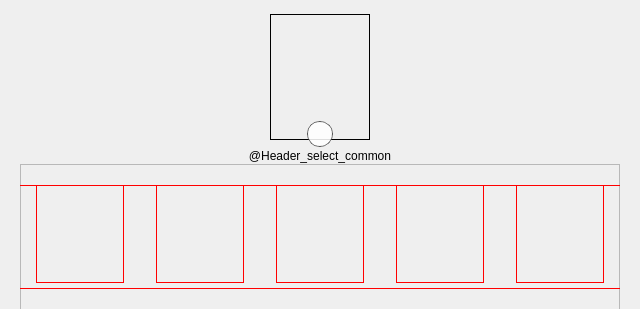
<?xml version="1.0" encoding="UTF-8"?>
<ui version="4.0">
 <class>SelectAvatar</class>
 <widget class="QWidget" name="SelectAvatar">
  <property name="geometry">
   <rect>
    <x>0</x>
    <y>0</y>
    <width>640</width>
    <height>309</height>
   </rect>
  </property>
  <property name="minimumSize">
   <size>
    <width>640</width>
    <height>309</height>
   </size>
  </property>
  <property name="maximumSize">
   <size>
    <width>640</width>
    <height>309</height>
   </size>
  </property>
  <widget class="QPushButton" name="bttn_prev">
   <property name="geometry">
    <rect>
     <x>10</x>
     <y>212</y>
     <width>24</width>
     <height>48</height>
    </rect>
   </property>
   <property name="minimumSize">
    <size>
     <width>24</width>
     <height>48</height>
    </size>
   </property>
   <property name="maximumSize">
    <size>
     <width>24</width>
     <height>48</height>
    </size>
   </property>
   <property name="cursor">
    <cursorShape>PointingHandCursor</cursorShape>
   </property>
   <property name="toolTip">
    <string>@Tooltip_Avatar_choose_left_94</string>
   </property>
   <property name="styleSheet">
    <string notr="true">QAbstractButton {
    border: none;
}</string>
   </property>
   <property name="text">
    <string/>
   </property>
   <property name="icon">
    <iconset resource="../resources.qrc">
     <normaloff>:/textures/Common/buttons/bttn_arrow_left.png</normaloff>:/textures/Common/buttons/bttn_arrow_left.png</iconset>
   </property>
   <property name="iconSize">
    <size>
     <width>14</width>
     <height>28</height>
    </size>
   </property>
   <property name="shortcut">
    <string notr="true">Ctrl+Left</string>
   </property>
   <property name="flat">
    <bool>true</bool>
   </property>
  </widget>
  <widget class="QPushButton" name="bttn_next">
   <property name="geometry">
    <rect>
     <x>607</x>
     <y>212</y>
     <width>24</width>
     <height>48</height>
    </rect>
   </property>
   <property name="minimumSize">
    <size>
     <width>24</width>
     <height>48</height>
    </size>
   </property>
   <property name="maximumSize">
    <size>
     <width>24</width>
     <height>48</height>
    </size>
   </property>
   <property name="cursor">
    <cursorShape>PointingHandCursor</cursorShape>
   </property>
   <property name="toolTip">
    <string>@Tooltip_Avatar_choose_right_95</string>
   </property>
   <property name="styleSheet">
    <string notr="true">QAbstractButton {
    border: none;
}

</string>
   </property>
   <property name="text">
    <string/>
   </property>
   <property name="icon">
    <iconset resource="../resources.qrc">
     <normaloff>:/textures/Common/buttons/bttn_arrow_right.png</normaloff>:/textures/Common/buttons/bttn_arrow_right.png</iconset>
   </property>
   <property name="iconSize">
    <size>
     <width>14</width>
     <height>28</height>
    </size>
   </property>
   <property name="shortcut">
    <string notr="true">Ctrl+Right</string>
   </property>
   <property name="flat">
    <bool>true</bool>
   </property>
  </widget>
  <widget class="QFrame" name="avatarsListViewport">
   <property name="geometry">
    <rect>
     <x>20</x>
     <y>164</y>
     <width>600</width>
     <height>146</height>
    </rect>
   </property>
   <property name="minimumSize">
    <size>
     <width>600</width>
     <height>146</height>
    </size>
   </property>
   <property name="maximumSize">
    <size>
     <width>600</width>
     <height>146</height>
    </size>
   </property>
   <property name="frameShape">
    <enum>QFrame::StyledPanel</enum>
   </property>
   <property name="frameShadow">
    <enum>QFrame::Raised</enum>
   </property>
   <widget class="AvatarsListWidget" name="avatarsLstPage" native="true">
    <property name="geometry">
     <rect>
      <x>-120</x>
      <y>0</y>
      <width>840</width>
      <height>146</height>
     </rect>
    </property>
    <property name="minimumSize">
     <size>
      <width>840</width>
      <height>146</height>
     </size>
    </property>
    <property name="maximumSize">
     <size>
      <width>840</width>
      <height>146</height>
     </size>
    </property>
    <property name="mouseTracking">
     <bool>true</bool>
    </property>
    <property name="focusPolicy">
     <enum>Qt::StrongFocus</enum>
    </property>
    <property name="styleSheet">
     <string notr="true">.QWidget {
    border: 1px solid red;
	image: url(:/textures/Common/icons/icon_avatar_cap.png);
    margin: 21px 16px 21px 16px;
}</string>
    </property>
    <widget class="ns_widget::ProfilePicture" name="item_1" native="true">
     <property name="geometry">
      <rect>
       <x>120</x>
       <y>0</y>
       <width>120</width>
       <height>140</height>
      </rect>
     </property>
     <property name="minimumSize">
      <size>
       <width>120</width>
       <height>140</height>
      </size>
     </property>
     <property name="maximumSize">
      <size>
       <width>120</width>
       <height>140</height>
      </size>
     </property>
     <property name="mouseTracking">
      <bool>true</bool>
     </property>
     <property name="focusPolicy">
      <enum>Qt::StrongFocus</enum>
     </property>
    </widget>
    <widget class="ns_widget::ProfilePicture" name="item_2" native="true">
     <property name="geometry">
      <rect>
       <x>240</x>
       <y>0</y>
       <width>120</width>
       <height>140</height>
      </rect>
     </property>
     <property name="minimumSize">
      <size>
       <width>120</width>
       <height>140</height>
      </size>
     </property>
     <property name="maximumSize">
      <size>
       <width>120</width>
       <height>140</height>
      </size>
     </property>
     <property name="mouseTracking">
      <bool>true</bool>
     </property>
     <property name="focusPolicy">
      <enum>Qt::StrongFocus</enum>
     </property>
    </widget>
    <widget class="ns_widget::ProfilePicture" name="item_4" native="true">
     <property name="geometry">
      <rect>
       <x>480</x>
       <y>0</y>
       <width>120</width>
       <height>140</height>
      </rect>
     </property>
     <property name="minimumSize">
      <size>
       <width>120</width>
       <height>140</height>
      </size>
     </property>
     <property name="maximumSize">
      <size>
       <width>120</width>
       <height>140</height>
      </size>
     </property>
     <property name="mouseTracking">
      <bool>true</bool>
     </property>
     <property name="focusPolicy">
      <enum>Qt::StrongFocus</enum>
     </property>
    </widget>
    <widget class="ns_widget::ProfilePicture" name="item_3" native="true">
     <property name="geometry">
      <rect>
       <x>360</x>
       <y>0</y>
       <width>120</width>
       <height>140</height>
      </rect>
     </property>
     <property name="minimumSize">
      <size>
       <width>120</width>
       <height>140</height>
      </size>
     </property>
     <property name="maximumSize">
      <size>
       <width>120</width>
       <height>140</height>
      </size>
     </property>
     <property name="mouseTracking">
      <bool>true</bool>
     </property>
     <property name="focusPolicy">
      <enum>Qt::StrongFocus</enum>
     </property>
     <property name="styleSheet">
      <string notr="true">.QFrame {
    margin:  6px 1px 6px 1px;
}</string>
     </property>
    </widget>
    <widget class="ns_widget::ProfilePicture" name="item_6" native="true">
     <property name="geometry">
      <rect>
       <x>720</x>
       <y>0</y>
       <width>120</width>
       <height>140</height>
      </rect>
     </property>
     <property name="minimumSize">
      <size>
       <width>120</width>
       <height>140</height>
      </size>
     </property>
     <property name="maximumSize">
      <size>
       <width>120</width>
       <height>140</height>
      </size>
     </property>
     <property name="mouseTracking">
      <bool>true</bool>
     </property>
     <property name="focusPolicy">
      <enum>Qt::StrongFocus</enum>
     </property>
    </widget>
    <widget class="ns_widget::ProfilePicture" name="item_0" native="true">
     <property name="geometry">
      <rect>
       <x>0</x>
       <y>0</y>
       <width>120</width>
       <height>140</height>
      </rect>
     </property>
     <property name="minimumSize">
      <size>
       <width>120</width>
       <height>140</height>
      </size>
     </property>
     <property name="maximumSize">
      <size>
       <width>120</width>
       <height>140</height>
      </size>
     </property>
     <property name="mouseTracking">
      <bool>true</bool>
     </property>
     <property name="focusPolicy">
      <enum>Qt::StrongFocus</enum>
     </property>
    </widget>
    <widget class="ns_widget::ProfilePicture" name="item_5" native="true">
     <property name="geometry">
      <rect>
       <x>600</x>
       <y>0</y>
       <width>120</width>
       <height>140</height>
      </rect>
     </property>
     <property name="minimumSize">
      <size>
       <width>120</width>
       <height>140</height>
      </size>
     </property>
     <property name="maximumSize">
      <size>
       <width>120</width>
       <height>140</height>
      </size>
     </property>
     <property name="mouseTracking">
      <bool>true</bool>
     </property>
     <property name="focusPolicy">
      <enum>Qt::StrongFocus</enum>
     </property>
    </widget>
    <zorder>item_4</zorder>
    <zorder>item_5</zorder>
    <zorder>item_6</zorder>
    <zorder>item_3</zorder>
    <zorder>item_1</zorder>
    <zorder>item_0</zorder>
    <zorder>item_2</zorder>
   </widget>
  </widget>
  <widget class="QScrollBar" name="hScroll">
   <property name="geometry">
    <rect>
     <x>20</x>
     <y>142</y>
     <width>600</width>
     <height>1</height>
    </rect>
   </property>
   <property name="minimumSize">
    <size>
     <width>0</width>
     <height>1</height>
    </size>
   </property>
   <property name="maximumSize">
    <size>
     <width>16777215</width>
     <height>1</height>
    </size>
   </property>
   <property name="styleSheet">
    <string notr="true">QScrollBar {
	background-color: transparent;
}

::sub-line, ::add-line, ::sub-page, ::add-page, ::handle {
    border: none;
background-color: transparent;
}

QScrollBar::left-arrow, QScrollBar::right-arrow {
	background-position: center;
	background-repeat: no-repeat;
	background-attachment: fixed;
	border: none;
}
/*QScrollBar::left-arrow {
	background-image: url(:/textures/Common/buttons/bttn_arrow_left.png);
}
QScrollBar::right-arrow {
	background-image: url(:/textures/Common/buttons/bttn_arrow_right.png);
}
*/</string>
   </property>
   <property name="singleStep">
    <number>0</number>
   </property>
   <property name="orientation">
    <enum>Qt::Horizontal</enum>
   </property>
  </widget>
  <widget class="QLabel" name="header_common_avatars">
   <property name="geometry">
    <rect>
     <x>170</x>
     <y>144</y>
     <width>300</width>
     <height>24</height>
    </rect>
   </property>
   <property name="minimumSize">
    <size>
     <width>300</width>
     <height>20</height>
    </size>
   </property>
   <property name="styleSheet">
    <string notr="true">QLabel {
   
	font: 550 18px &quot;Open Sans&quot;;
}</string>
   </property>
   <property name="text">
    <string>@Header_select_common</string>
   </property>
   <property name="alignment">
    <set>Qt::AlignCenter</set>
   </property>
  </widget>
  <widget class="ns_widget::ProfilePicture" name="profile_picture_2" native="true">
   <property name="geometry">
    <rect>
     <x>260</x>
     <y>7</y>
     <width>120</width>
     <height>140</height>
    </rect>
   </property>
   <property name="sizePolicy">
    <sizepolicy hsizetype="Preferred" vsizetype="Preferred">
     <horstretch>0</horstretch>
     <verstretch>0</verstretch>
    </sizepolicy>
   </property>
   <property name="minimumSize">
    <size>
     <width>120</width>
     <height>140</height>
    </size>
   </property>
   <property name="maximumSize">
    <size>
     <width>120</width>
     <height>134</height>
    </size>
   </property>
   <property name="styleSheet">
    <string notr="true">.QWidget#profile_picture_2
{
	background-repeat: no-repeat;
    background-clip: margin;
	background-position: top;
	background-attachment: fixed;
    background-origin: content;
    border: 1px solid ;
    border-radius: 60px;
	margin: 7px 10px 7px 10px;
}</string>
   </property>
   <property name="shape" stdset="0">
    <bool>false</bool>
   </property>
   <property name="alphaMask" stdset="0">
    <pixmap resource="../resources.qrc">:/textures/Common/icons/icon_avatar_cap.png</pixmap>
   </property>
   <property name="viewport" stdset="0">
    <rect>
     <x>0</x>
     <y>5</y>
     <width>120</width>
     <height>120</height>
    </rect>
   </property>
   <layout class="QHBoxLayout" name="horizontalLayout" stretch="1,0,1">
    <property name="spacing">
     <number>0</number>
    </property>
    <property name="leftMargin">
     <number>0</number>
    </property>
    <property name="topMargin">
     <number>0</number>
    </property>
    <property name="rightMargin">
     <number>0</number>
    </property>
    <property name="bottomMargin">
     <number>0</number>
    </property>
    <item>
     <spacer name="horizontalSpacer">
      <property name="orientation">
       <enum>Qt::Horizontal</enum>
      </property>
      <property name="sizeHint" stdset="0">
       <size>
        <width>44</width>
        <height>20</height>
       </size>
      </property>
     </spacer>
    </item>
    <item alignment="Qt::AlignBottom">
     <widget class="QPushButton" name="bttn_browse">
      <property name="minimumSize">
       <size>
        <width>26</width>
        <height>26</height>
       </size>
      </property>
      <property name="maximumSize">
       <size>
        <width>26</width>
        <height>26</height>
       </size>
      </property>
      <property name="cursor">
       <cursorShape>PointingHandCursor</cursorShape>
      </property>
      <property name="toolTip">
       <string>@Tooltip_Avatar_Download_bttn_93</string>
      </property>
      <property name="styleSheet">
       <string notr="true">QAbstractButton {
	border: 1px solid rgba(25, 25, 25, 155);
    background-color: rgba(255, 255, 255, 222);
    border-radius: 13px;
}

QAbstractButton:hover {
    background-color: #ffffff;
}

QAbstractButton:pressed {
    background-color: rgba(255, 255, 255, 80);
}</string>
      </property>
      <property name="icon">
       <iconset resource="../resources.qrc">
        <normaloff>:/textures/Common/icons/icon_upload_avatar.png</normaloff>:/textures/Common/icons/icon_upload_avatar.png</iconset>
      </property>
      <property name="iconSize">
       <size>
        <width>24</width>
        <height>24</height>
       </size>
      </property>
     </widget>
    </item>
    <item>
     <spacer name="horizontalSpacer_2">
      <property name="orientation">
       <enum>Qt::Horizontal</enum>
      </property>
      <property name="sizeHint" stdset="0">
       <size>
        <width>44</width>
        <height>20</height>
       </size>
      </property>
     </spacer>
    </item>
   </layout>
  </widget>
  <zorder>avatarsListViewport</zorder>
  <zorder>hScroll</zorder>
  <zorder>header_common_avatars</zorder>
  <zorder>profile_picture_2</zorder>
  <zorder>bttn_next</zorder>
  <zorder>bttn_prev</zorder>
 </widget>
 <customwidgets>
  <customwidget>
   <class>EntityWidget</class>
   <extends>QWidget</extends>
   <header>plugins.h</header>
   <container>1</container>
  </customwidget>
  <customwidget>
   <class>ns_widget::ProfilePicture</class>
   <extends>EntityWidget</extends>
   <header>widgets/widget_ProfilePicture.h</header>
   <container>1</container>
   <slots>
    <signal>iconChanged(QIcon)</signal>
    <signal>avatarChanged(Avatar)</signal>
    <signal>avatarChanged(Avatar*)</signal>
    <signal>iconChange(QIcon)</signal>
    <signal>sourceChanged(QPixmap)</signal>
    <slot>setIcon(QIcon)</slot>
    <slot>setViewport(QRect)</slot>
    <slot>setAvatar(Avatar*)</slot>
    <slot>setSource(QPixmap)</slot>
    <slot>setAlphaMask(QPixmap)</slot>
    <slot>updateStyle()</slot>
    <slot>setPixImage(QPixmap)</slot>
    <slot>setAvatar(Avatar)</slot>
   </slots>
  </customwidget>
  <customwidget>
   <class>AvatarsListWidget</class>
   <extends>QWidget</extends>
   <header>views/AvatarsListWidget.h</header>
   <container>1</container>
   <slots>
    <signal>avatarClicked(Avatar)</signal>
   </slots>
  </customwidget>
 </customwidgets>
 <resources>
  <include location="../resources.qrc"/>
 </resources>
 <connections>
  <connection>
   <sender>bttn_browse</sender>
   <signal>clicked()</signal>
   <receiver>SelectAvatar</receiver>
   <slot>browse()</slot>
   <hints>
    <hint type="sourcelabel">
     <x>332</x>
     <y>140</y>
    </hint>
    <hint type="destinationlabel">
     <x>469</x>
     <y>18</y>
    </hint>
   </hints>
  </connection>
  <connection>
   <sender>avatarsLstPage</sender>
   <signal>avatarClicked(Avatar)</signal>
   <receiver>profile_picture_2</receiver>
   <slot>setAvatar(Avatar)</slot>
   <hints>
    <hint type="sourcelabel">
     <x>319</x>
     <y>239</y>
    </hint>
    <hint type="destinationlabel">
     <x>319</x>
     <y>70</y>
    </hint>
   </hints>
  </connection>
 </connections>
 <slots>
  <slot>browse()</slot>
 </slots>
</ui>
